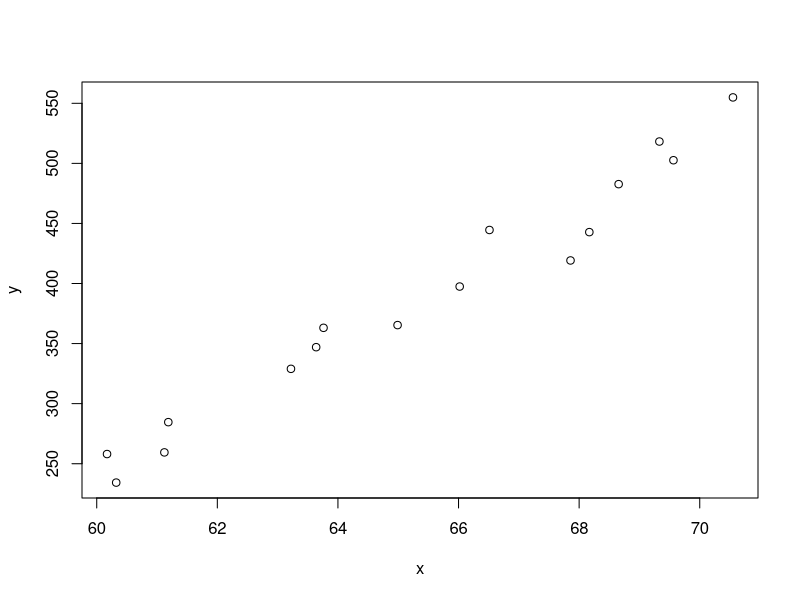
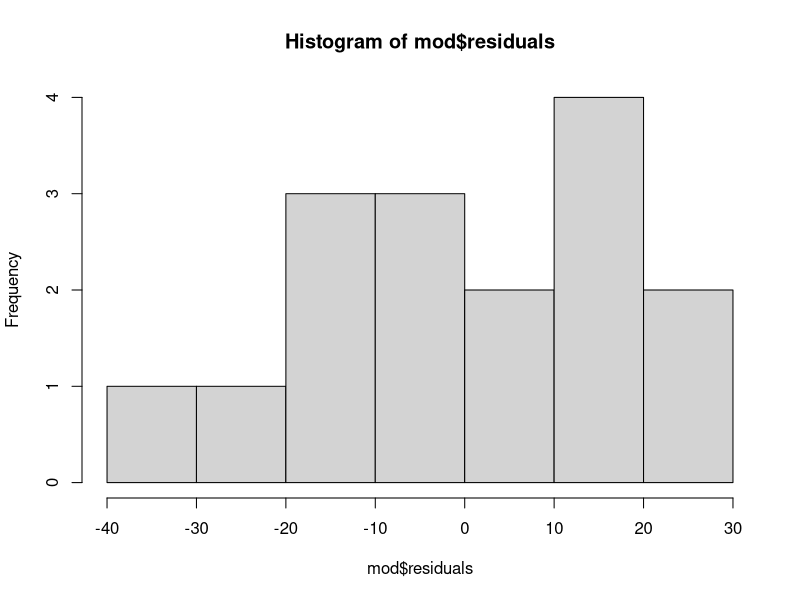
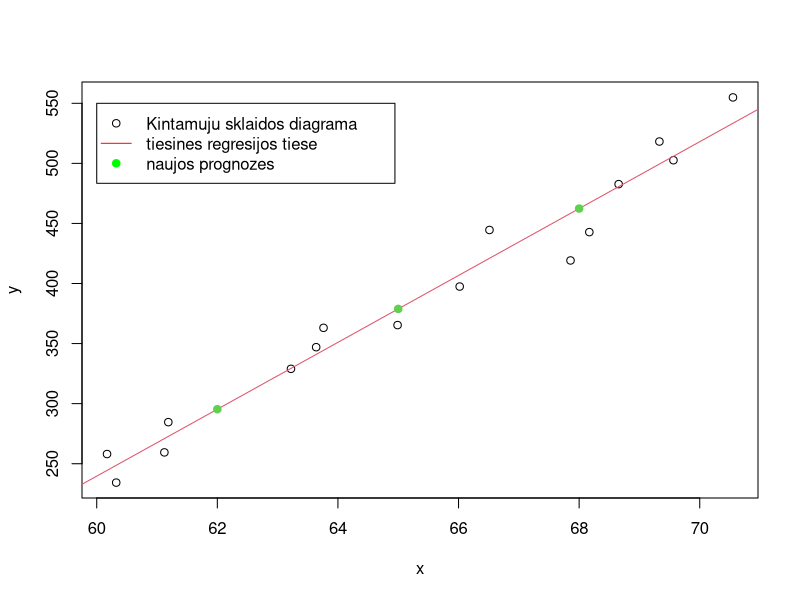

Write R code to recreate these figures, in order.
## ---- chunk 1
knitr::opts_chunk$set(echo = TRUE)
## ---- chunk 2
x=longley$Employed
y=longley$GNP
plot(x, y)
mod=lm(y~x)
summary(mod)
## ---- chunk 3
hist(mod$residuals)
## ---- chunk 4
newx=c(62, 65, 68)
newy = predict(mod, newdata=data.frame(x=newx))
newy
## ---- chunk 5
plot(x,y)
abline(mod, col=2)
points(newx, newy, col=3, pch=19)
legend(60,550, c("Kintamuju sklaidos diagrama","tiesines regresijos tiese", "naujos prognozes"),pch=c(1, NA, 19), lty=c(0,1,0) ,col=c("black", "red", "green"), text.width=4)


